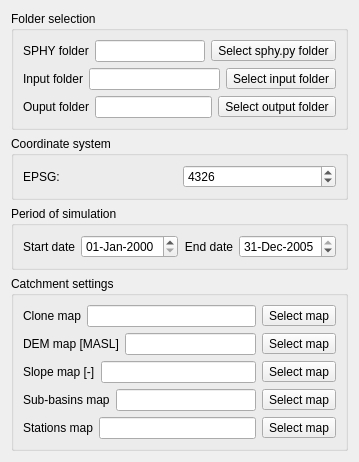
     <widget class="QWidget" name="generalSettingsTab">
      <attribute name="title">
       <string>General settings</string>
      </attribute>
      <layout class="QVBoxLayout" name="verticalLayout_4">
       <item>
        <widget class="QGroupBox" name="foldersGroupBox_2">
         <property name="title">
          <string>Folder selection</string>
         </property>
         <layout class="QVBoxLayout" name="verticalLayout_9">
          <item>
           <layout class="QHBoxLayout" name="horizontalLayout_22">
            <item>
             <widget class="QLabel" name="label_9">
              <property name="text">
               <string>SPHY folder</string>
              </property>
             </widget>
            </item>
            <item>
             <widget class="QLineEdit" name="sphyPathLineEdit">
              <property name="readOnly">
               <bool>true</bool>
              </property>
             </widget>
            </item>
            <item>
             <widget class="QToolButton" name="selectSphyPathButton">
              <property name="text">
               <string>Select sphy.py folder</string>
              </property>
             </widget>
            </item>
           </layout>
          </item>
          <item>
           <layout class="QHBoxLayout" name="horizontalLayout_13">
            <item>
             <widget class="QLabel" name="label_3">
              <property name="text">
               <string>Input folder</string>
              </property>
             </widget>
            </item>
            <item>
             <widget class="QLineEdit" name="inputPathLineEdit">
              <property name="readOnly">
               <bool>true</bool>
              </property>
             </widget>
            </item>
            <item>
             <widget class="QToolButton" name="selectInputPathButton">
              <property name="text">
               <string>Select input folder</string>
              </property>
             </widget>
            </item>
           </layout>
          </item>
          <item>
           <layout class="QHBoxLayout" name="horizontalLayout_23">
            <item>
             <widget class="QLabel" name="label_5">
              <property name="text">
               <string>Ouput folder</string>
              </property>
             </widget>
            </item>
            <item>
             <widget class="QLineEdit" name="outputPathLineEdit">
              <property name="readOnly">
               <bool>true</bool>
              </property>
             </widget>
            </item>
            <item>
             <widget class="QToolButton" name="selectOutputPathButton">
              <property name="text">
               <string>Select output folder</string>
              </property>
             </widget>
            </item>
           </layout>
          </item>
         </layout>
        </widget>
       </item>
       <item>
        <widget class="QGroupBox" name="coordinateSystemGroupBox_2">
         <property name="title">
          <string>Coordinate system</string>
         </property>
         <layout class="QGridLayout" name="gridLayout_6">
          <item row="0" column="0">
           <widget class="QLabel" name="crsLabel">
            <property name="text">
             <string>EPSG:</string>
            </property>
           </widget>
          </item>
          <item row="0" column="1">
           <widget class="QSpinBox" name="crsSpinBox">
            <property name="maximum">
             <number>1000000000</number>
            </property>
            <property name="value">
             <number>4326</number>
            </property>
           </widget>
          </item>
         </layout>
        </widget>
       </item>
       <item>
        <widget class="QGroupBox" name="periodSimulationGroupBox">
         <property name="title">
          <string>Period of simulation</string>
         </property>
         <layout class="QHBoxLayout" name="horizontalLayout_85">
          <item>
           <layout class="QHBoxLayout" name="horizontalLayout_24">
            <item>
             <widget class="QLabel" name="startDateLabel_2">
              <property name="text">
               <string>Start date</string>
              </property>
              <property name="alignment">
               <set>Qt::AlignRight|Qt::AlignTrailing|Qt::AlignVCenter</set>
              </property>
             </widget>
            </item>
            <item>
             <widget class="QDateEdit" name="startDateEdit_2">
              <property name="displayFormat">
               <string>dd-MMM-yyyy</string>
              </property>
             </widget>
            </item>
            <item>
             <widget class="QLabel" name="endDateLabel_2">
              <property name="text">
               <string>End date</string>
              </property>
              <property name="alignment">
               <set>Qt::AlignRight|Qt::AlignTrailing|Qt::AlignVCenter</set>
              </property>
             </widget>
            </item>
            <item>
             <widget class="QDateEdit" name="endDateEdit_2">
              <property name="displayFormat">
               <string>dd-MMM-yyyy</string>
              </property>
              <property name="date">
               <date>
                <year>2005</year>
                <month>12</month>
                <day>31</day>
               </date>
              </property>
             </widget>
            </item>
           </layout>
          </item>
         </layout>
        </widget>
       </item>
       <item>
        <widget class="QGroupBox" name="catchmentSettingsGroupBox">
         <property name="title">
          <string>Catchment settings</string>
         </property>
         <layout class="QVBoxLayout" name="verticalLayout_10">
          <item>
           <layout class="QHBoxLayout" name="horizontalLayout_25">
            <item>
             <widget class="QLabel" name="cloneMapLabel">
              <property name="text">
               <string>Clone map</string>
              </property>
             </widget>
            </item>
            <item>
             <widget class="QLineEdit" name="cloneMapLineEdit">
              <property name="readOnly">
               <bool>true</bool>
              </property>
             </widget>
            </item>
            <item>
             <widget class="QToolButton" name="selectCloneMapFileButton">
              <property name="text">
               <string>Select map</string>
              </property>
             </widget>
            </item>
           </layout>
          </item>
          <item>
           <layout class="QHBoxLayout" name="horizontalLayout_26">
            <item>
             <widget class="QLabel" name="demMapLabel">
              <property name="text">
               <string>DEM map [MASL]</string>
              </property>
             </widget>
            </item>
            <item>
             <widget class="QLineEdit" name="demMapLineEdit">
              <property name="readOnly">
               <bool>true</bool>
              </property>
             </widget>
            </item>
            <item>
             <widget class="QToolButton" name="selectDemMapFileButton">
              <property name="text">
               <string>Select map</string>
              </property>
             </widget>
            </item>
           </layout>
          </item>
          <item>
           <layout class="QHBoxLayout" name="horizontalLayout_27">
            <item>
             <widget class="QLabel" name="slopeMapLabel">
              <property name="text">
               <string>Slope map [-]</string>
              </property>
             </widget>
            </item>
            <item>
             <widget class="QLineEdit" name="slopeMapLineEdit">
              <property name="readOnly">
               <bool>true</bool>
              </property>
             </widget>
            </item>
            <item>
             <widget class="QToolButton" name="selectSlopeMapFileButton">
              <property name="text">
               <string>Select map</string>
              </property>
             </widget>
            </item>
           </layout>
          </item>
          <item>
           <layout class="QHBoxLayout" name="horizontalLayout_28">
            <item>
             <widget class="QLabel" name="subbasinMapLabel">
              <property name="text">
               <string>Sub-basins map</string>
              </property>
             </widget>
            </item>
            <item>
             <widget class="QLineEdit" name="subbasinMapLineEdit">
              <property name="readOnly">
               <bool>true</bool>
              </property>
             </widget>
            </item>
            <item>
             <widget class="QToolButton" name="selectSubbasinMapFileButton">
              <property name="text">
               <string>Select map</string>
              </property>
             </widget>
            </item>
           </layout>
          </item>
          <item>
           <layout class="QHBoxLayout" name="horizontalLayout_29">
            <item>
             <widget class="QLabel" name="stationsMapLabel">
              <property name="text">
               <string>Stations map</string>
              </property>
             </widget>
            </item>
            <item>
             <widget class="QLineEdit" name="stationsMapLineEdit">
              <property name="readOnly">
               <bool>true</bool>
              </property>
             </widget>
            </item>
            <item>
             <widget class="QToolButton" name="selectStationsMapFileButton">
              <property name="text">
               <string>Select map</string>
              </property>
             </widget>
            </item>
           </layout>
          </item>
         </layout>
        </widget>
       </item>
      </layout>
     </widget>
